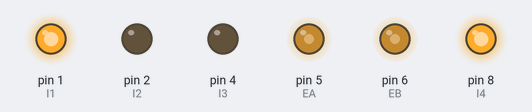
A sketch run on a simulated Arduino Uno, built with avr-gcc and run on an emulated ATmega328P. On the bench: output pins drawn as LEDs (lit = HIGH).

Above: at 0.05 s.
At 3.95 s:
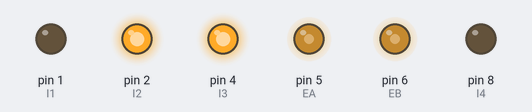
At 5.95 s:
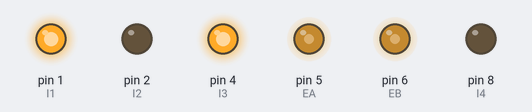
At 7.95 s:
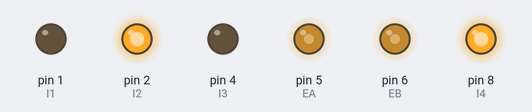
At 11.95 s:
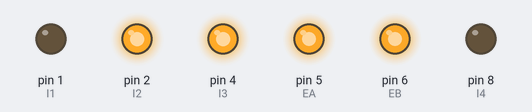
At 15.95 s:
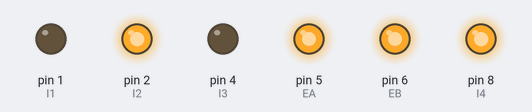
Timing chart, 0 to 20.8 s (numbered marks = the images above):
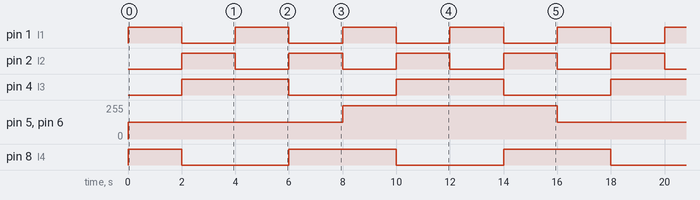

The sketch:

robotDirectionTesting.ino
```cpp
//Code to test the direction of mobileDeliveryRobot

int I1=1;//define I1 port
int I2=2;//define I2 port
int I3=4;//define I3 port
int I4=8;//define I4 port
int EA=5;//define EA(PWM speed regulation)port
int EB=6;//define EB(PWM speed regulation)port
void setup()
{
pinMode(I1,OUTPUT);//define this port as output
pinMode(I2,OUTPUT);//define this port as output
pinMode(I3,OUTPUT);//define this port as output
pinMode(I4,OUTPUT);//define this port as output
pinMode(EA,OUTPUT);
pinMode(EB,OUTPUT);
}
void loop()
{
  int u; // A variable for the motor PWM command [0-255]

    // Play with this code to write open loop commands to a wheel motor
    for (u = 125; u <= 255; u += 125)
    {
      //Forward
      analogWrite(EA,u);//input a value to set the speed
      analogWrite(EB,u);//input a value to set the speed
      digitalWrite(I1,HIGH);
      digitalWrite(I2,LOW);
      digitalWrite(I3,LOW);
      digitalWrite(I4,HIGH);
      delay(2000);

      //Backward
      analogWrite(EA,u);//input a value to set the speed
      analogWrite(EB,u);//input a value to set the speed
      digitalWrite(I1,LOW);
      digitalWrite(I2,HIGH);
      digitalWrite(I3,HIGH);
      digitalWrite(I4,LOW);
      delay(2000);

      //Turn Left
      analogWrite(EA,u);//input a value to set the speed
      analogWrite(EB,u);//input a value to set the speed
      digitalWrite(I1,HIGH);
      digitalWrite(I2,LOW);
      digitalWrite(I3,HIGH);
      digitalWrite(I4,LOW);
      delay(2000);

      //Turn Right
      analogWrite(EA,u);//input a value to set the speed
      analogWrite(EB,u);//input a value to set the speed

      digitalWrite(I1,LOW);
      digitalWrite(I2,HIGH);
      digitalWrite(I3,LOW);
      digitalWrite(I4,HIGH);
      delay(2000);
    }

}
```

Measured:
- by itself, pin 1 (I1), pin 2 (I2): alternates HIGH for 2.0 s and LOW for 2.0 s
- by itself, pin 4 (I3): alternates HIGH for 4.0 s and LOW for 4.0 s
- by itself, pin 5 (EA), pin 6 (EB): alternates 250/255 for 8.0 s and 125/255 for 8.0 s
- by itself, pin 8 (I4): repeats every 8.0 s: LOW 4.0 s, HIGH 4.0 s
